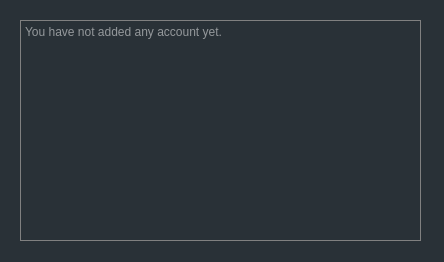
<?xml version="1.0" encoding="UTF-8"?>
<ui version="4.0">
 <class>Yourac</class>
 <widget class="QDialog" name="Yourac">
  <property name="geometry">
   <rect>
    <x>0</x>
    <y>0</y>
    <width>444</width>
    <height>262</height>
   </rect>
  </property>
  <property name="windowTitle">
   <string>All Accounts</string>
  </property>
  <property name="styleSheet">
   <string notr="true">background-color: #293137</string>
  </property>
  <widget class="QTextBrowser" name="textBrowser">
   <property name="geometry">
    <rect>
     <x>20</x>
     <y>20</y>
     <width>401</width>
     <height>221</height>
    </rect>
   </property>
   <property name="styleSheet">
    <string notr="true">color:white;border:1px solid grey;</string>
   </property>
   <property name="html">
    <string>&lt;!DOCTYPE HTML PUBLIC &quot;-//W3C//DTD HTML 4.0//EN&quot; &quot;http://www.w3.org/TR/REC-html40/strict.dtd&quot;&gt;
&lt;html&gt;&lt;head&gt;&lt;meta name=&quot;qrichtext&quot; content=&quot;1&quot; /&gt;&lt;style type=&quot;text/css&quot;&gt;
p, li { white-space: pre-wrap; }
&lt;/style&gt;&lt;/head&gt;&lt;body style=&quot; font-family:'.AppleSystemUIFont'; font-size:13pt; font-weight:400; font-style:normal;&quot;&gt;
&lt;p style=&quot;-qt-paragraph-type:empty; margin-top:0px; margin-bottom:0px; margin-left:0px; margin-right:0px; -qt-block-indent:0; text-indent:0px;&quot;&gt;&lt;br /&gt;&lt;/p&gt;&lt;/body&gt;&lt;/html&gt;</string>
   </property>
   <property name="overwriteMode">
    <bool>true</bool>
   </property>
   <property name="placeholderText">
    <string>You have not added any account yet.</string>
   </property>
  </widget>
 </widget>
 <resources/>
 <connections/>
</ui>
